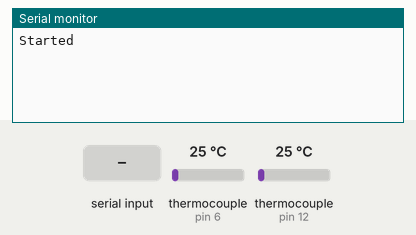
Simulated run of this sketch. Board: Arduino Uno, built with avr-gcc and run on an emulated ATmega328P. Shown: the last lines printed to the serial monitor. Inputs (shaded band) come from the test bench; at power-on: thermocouple (sensors on pin 6, pin 12) 25 °C.

Above: at 1.3 s.
1.4 s: "1\n" received over Serial
At 1.9 s:
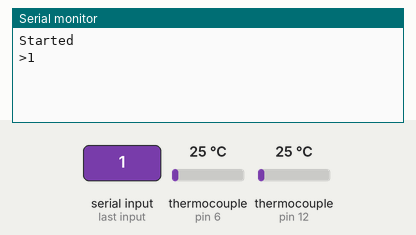
3.5 s: "1\n" received over the second serial link
At 3.9 s:
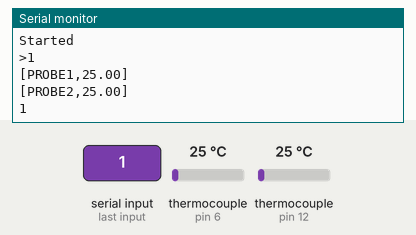
5.0 s: thermocouple (sensor on pin 6) set to 6 °C
At 6.4 s:
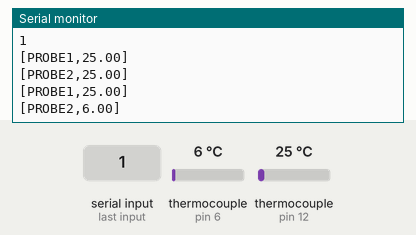
6.5 s: thermocouple (sensor on pin 12) set to 6 °C
8.0 s: byte 10 (10) received over Serial
At 8.4 s:
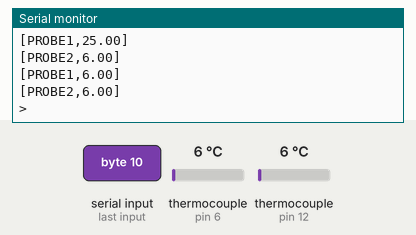
9.5 s: "0\n" received over Serial
At 9.9 s:
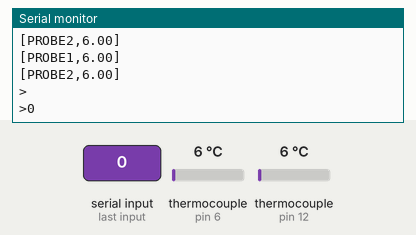

The sketch:

main.ino
```cpp
#include <SoftwareSerial.h>
#include "Theremocouple.h";
#include "NoDelay.h";

#define PROBE1_CSK 13
#define PROBE1_CS 12
#define PROBE1_SO 11

#define PROBE2_CSK 7
#define PROBE2_CS 6
#define PROBE2_SO 5

#define BT_TX_PIN 3
#define BT_RX_PIN 2

void updateTemp();

SoftwareSerial BT(BT_RX_PIN, BT_TX_PIN);

Thermocouple probe1("PROBE1", PROBE1_CSK, PROBE1_CS, PROBE1_SO);
Thermocouple probe2("PROBE2", PROBE2_CSK, PROBE2_CS, PROBE2_SO);

noDelay updateTempDelay(2000, updateTemp);

void setup() {
  BT.begin(9600);
  Serial.begin(4800);
  Serial.println("Started");
  delay(100);
}

void loop() {
  handleConsole();
  updateTempDelay.fupdate();
}

void updateTemp() {
  // Send status to BT device
  BT.println(probe1.getResponse() + probe2.getResponse());
  Serial.println(probe1.getResponse() + probe2.getResponse());
}

char c = ' ';
boolean NL = true;
void handleConsole() {
  // Read from the Bluetooth module and send to the Arduino Serial Monitor
  if (BT.available()) {
    c = BT.read();
    Serial.write(c);
  }

  // Read from the Serial Monitor and send to the Bluetooth module
  if (Serial.available()) {
    c = Serial.read();

    // do not send line end characters to the HM-10
    if (c != 10 & c != 13) BT.write(c);

    // Echo the user input to the main window.
    // If there is a new line print the ">" character.
    if (NL) {
      Serial.print("\r\n>");
      NL = false;
    }
    Serial.write(c);
    if (c == 10) { NL = true; }
  }
}
```

Theremocouple.h
```cpp
#include "max6675.h"

class Thermocouple {
public:
  int thermoDO;
  int thermoCS;
  int thermoCLK;
  String name;
  MAX6675* thermocouple;

  Thermocouple(String name_, int thermoCLK_, int thermoCS_, int thermoDO_) {
    name = name_;
    thermoCLK = thermoCLK_;
    thermoCS = thermoCS_;
    thermoDO = thermoDO_;

    thermocouple = new MAX6675(thermoCLK, thermoCS, thermoDO);
  }
  int readTemp() {
    return thermocouple->readCelsius();
  }

  String getResponse(){
    return "[" + name + "," + thermocouple->readCelsius() + "]\n";
  }
};
```

Measured:
- after the input at 1.4 s, the serial monitor: prints a new line at once (image 1)
- after the input at 3.5 s, the serial monitor: prints a new line at once (image 2)
- after the input at 5.0 s, the serial monitor: prints a new line after 1.1 s (image 3)
- after the input at 8.0 s, the serial monitor: prints a new line after 0.10 s (image 4)
- after the input at 9.5 s, the serial monitor: prints a new line at once (image 5)
